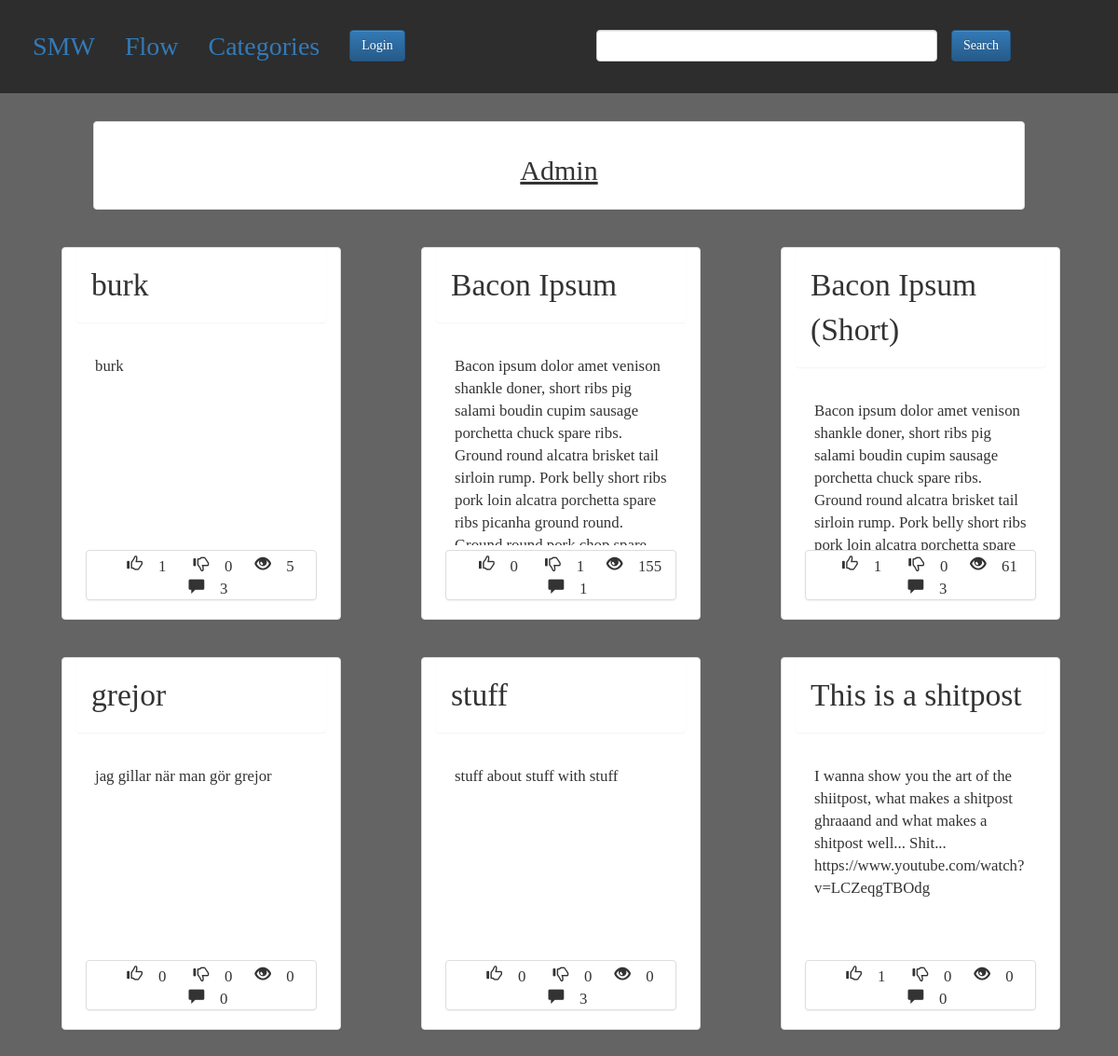
The page /user/1/ on the database its author committed.
### smw/models.py (models this page shows, shortened)
class Post(models.Model):
    User = models.ForeignKey(authUser, on_delete=models.CASCADE)
    Category = models.ForeignKey(Category, on_delete=models.CASCADE)
    Title = models.CharField(max_length=200)
    Idea = models.TextField(unique=True)
    Tags = models.CharField(max_length=200, blank=True, null=True)
    Views = models.IntegerField(default=0)
    Wants = models.ManyToManyField(authUser, related_name="Wants")
    Shlts = models.ManyToManyField(authUser, related_name="Shlts")
    Post_Date = models.DateTimeField(default=datetime.now)
    def comment_count(self):
         return self.comment_set.count()
    def Want_count(self):
        return self.Wants.all().count()
    def Shlt_count(self):
        return self.Shlts.all().count()

### attest/views.py (the view)
# urls.py: url(r'^(?P<pk>[0-9]+)/$', views.Detail, name='detail'),
def Detail(request, pk):
    usr = get_object_or_404(User, pk=pk)
    return render(request, "attest/detail.html", {"User":usr})

### attest/templates/attest/detail.html (shortened to what this page needs)
{% extends 'smw/base.html' %}
{% block body %}
<div class="container col-lg-10 col-lg-offset-1 col-md-10 col-md-offset-1 col-sm-10 col-sm-offset-1 col-xs-10 col-xs-offset-1 panel panel-default profilePanel">
    <div class="panel-body">
        <h2 id="myname">{{User.username}}</h2>
    </div>
</div>
{% for idea in User.post_set.all %}
<div class=" panel panel-default col-lg-3 col-md-5 col-sm-11 col-xs-11 panelCust">
    <p class="panel panel-title  postTitle"><a href="{% url 'smw:post' idea.pk %}">{{idea.Title}}</a></p>
    <div class="panel-body postBod">
        <p>{{idea.Idea}}</p>
    </div>
    <center>
        <div class="panel panel-default col-mg-12 col-sm-10 col-sm-offset-1 col-xs-12 panel-stats">
            <p class="glyphicon glyphicon-thumbs-up"> {{idea.Want_count}}</p>
            <p class="glyphicon glyphicon-thumbs-down"> {{idea.Shlt_count}}</p>
            <p class="glyphicon glyphicon-eye-open"> {{idea.Views}}</p>
            <p class="glyphicon glyphicon-comment"> {{idea.comment_count}}</p>
        </div>
    </center>
</div>
{% endfor %}
{% endblock%}

### smw/templates/smw/base.html (shortened to what this page needs)
<!DOCTYPE html>
<html>
    <head>
        {% load staticfiles %}
        <link rel="stylesheet" href="https://maxcdn.bootstrapcdn.com/bootstrap/3.3.7/css/bootstrap.min.css">
        <link rel="stylesheet" href="https://maxcdn.bootstrapcdn.com/bootstrap/3.3.7/css/bootstrap-theme.min.css">
        <link rel="stylesheet" type="text/css" href="{% static 'smw/style.css' %}"/>
    </head>
    <body>
        <ul class="nav nav-pills">
            <li role="presentation"><a href="{% url 'smw:index' %}">SMW</a></li>
            <li role="presentation"><a href="{% url 'smw:flow' %}">Flow</a></li>
            <li role="presentation"><a href="{% url 'smw:categories' %}">Categories</a></li>
            {% if request.user.is_authenticated %}
            <li><a href="{% url 'smw:create' %}">Create</a></li>
            <li><a href="{% url 'attest:detail' request.user.pk %}">@ME</a></li>
            <li class="logout-box">{% include 'attest/logout_form.html' %}</li>
            {%else%}
            <li>
                <form action="{% url 'attest:lgn'%}">
                    <button class="btn btn-login btn-primary btn-mini">Login</button>
                </form>
            </li>
            {%endif%}
            <form class="col-lg-5 col-md-6 col-sm-12 col-xs-9 search" role="search" method="post" action="{% url 'smw:search' %}">
                <input type="text" name="q" class="form-control search-field">
                <button type="submit" name="button" class="btn btn-mini btn-primary">Search</button>
            </form>
        </ul>
        {% block body %}
        {% endblock %}
    </body>
</html>

### smw/static/smw/style.css (style rules this page uses)
html { position: relative; min-height: 100%; }
* { padding: 0px; margin: 0px; box-sizing: border-box; font-family: "Lucida Console", serif; }
body { background-color: rgb(100, 100, 100); padding-bottom: 100px; }
.nav { background-color: rgb(45, 45, 45); font-size: 2em; padding: 20px; min-width: 320px; max-height: 200px; }
.search { padding-top: 12px; float: right; margin-right: 80px; }
h2#myname { text-align: center; }
.glyphicon { margin: 0px 0px 0px 15px; }
.btn { margin: 0px 0px 0px 15px; }
.btn-login { margin-top: 12px; position: relative; z-index: 1; }
form { display: flex; position: absolute; max-width: 475px; }
.panelCust { margin: 20px 20px 20px 5.5%; font-size: 1.2em; height: 400px; overflow: hidden; }
.panel-body { overflow: hidden; word-break: keep-all; max-height: 280px; height: 55%; }
.postTitle { padding: 15px; font-size: 2em; overflow: hidden; }
.panel-stats { position: absolute; bottom: 0px; left: 0px; }
.postBod { margin-top: 20px; margin-left: 5px; }
.glyphicon-thumbs-up { padding: 5px; border-radius: 15px; }
.glyphicon-thumbs-down { padding: 5px; border-radius: 15px; }
.profilePanel { margin-top: 30px; text-transform: capitalize; text-decoration: underline; }

### rows shown on the page
Post: Title "burk", Idea "burk", Want_count "1", Shlt_count "0", Views "5", comment_count "3"
Post: Title "Bacon Ipsum", Idea "Bacon ipsum dolor amet venison shankle doner, short ribs pig salami boudin cupim sausage porchetta chuck spare ribs. Ground round alcatra brisket tail sirloin rump. Pork belly short ribs pork loin alcatra porchetta spare ribs picanha ground round.…", Want_count "0", Shlt_count "1", Views "155", comment_count "1"
Post: Title "Bacon Ipsum (Short)", Idea "Bacon ipsum dolor amet venison shankle doner, short ribs pig salami boudin cupim sausage porchetta chuck spare ribs. Ground round alcatra brisket tail sirloin rump. Pork belly short ribs pork loin alcatra porchetta spare…", Want_count "1", Shlt_count "0", Views "61", comment_count "3"
Post: Title "grejor", Idea "jag gillar när man gör grejor", Want_count "0", Shlt_count "0", Views "0", comment_count "0"
Post: Title "stuff", Idea "stuff about stuff with stuff", Want_count "0", Shlt_count "0", Views "0", comment_count "3"
Post: Title "This is a shitpost", Idea "I wanna show you the art of the shiitpost, what makes a shitpost ghraaand and what makes a shitpost well... Shit... https://www.youtube.com/watch?v=LCZeqgTBOdg", Want_count "1", Shlt_count "0", Views "0", comment_count "0"

### other values the page prints
{{ User.username }} "Admin"
